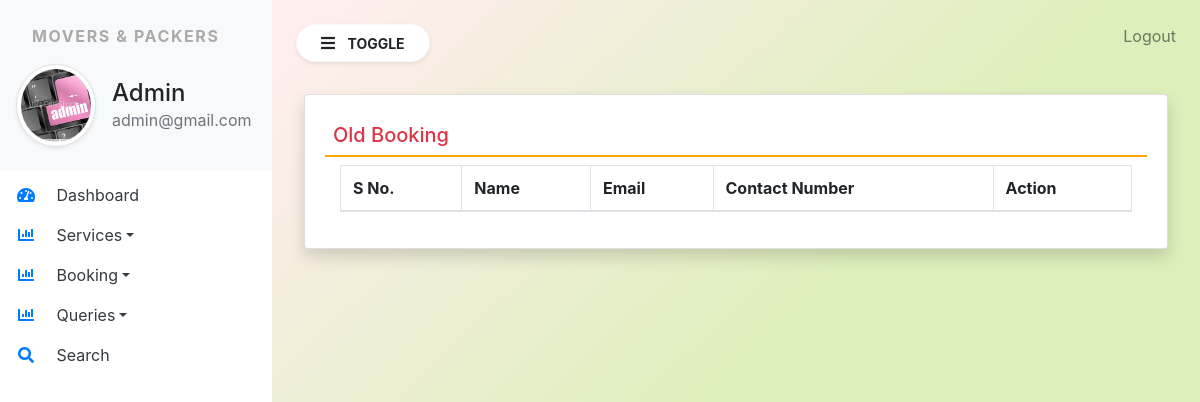
/old_booking (signed in), run on an earlier commit of the app's database.
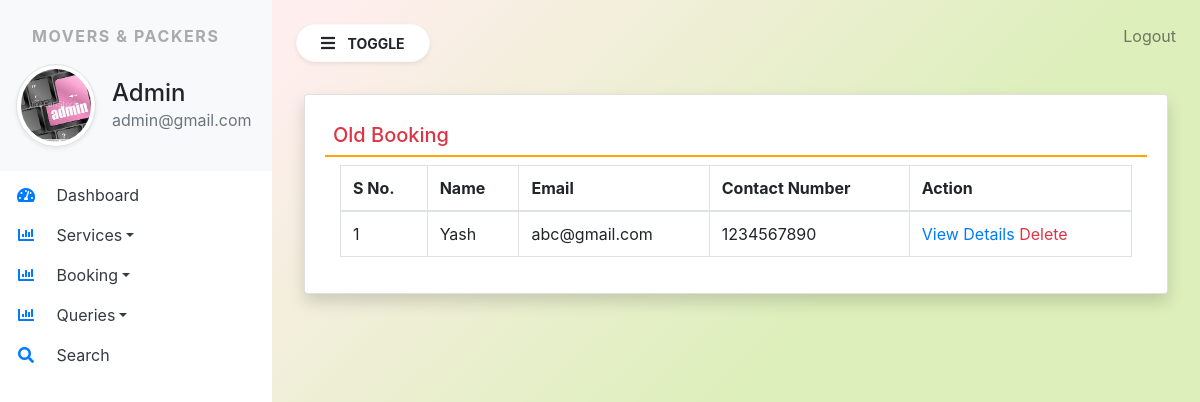
And on a later commit of the database.
### moverspackers/models.py (models this page shows, shortened)
class SiteUser(models.Model):
    name = models.CharField(max_length=100,null=True)
    email = models.CharField(max_length=100,null=True)
    mobile = models.CharField(max_length=15,null=True)
    location = models.CharField(max_length=200,null=True)
    shiftinglocation = models.CharField(max_length=200,null=True)
    shiftingdate = models.DateField(max_length=200,null=True)
    briefitems = models.CharField(max_length=100,null=True)
    items = models.CharField(max_length=3000,null=True)
    requestdate = models.DateField(null=True)
    remark = models.CharField(max_length=500,null=True)
    status = models.CharField(max_length=30,null=True)
    updationdate = models.DateField(null=True)

### moverspackers/views.py (the view)
# urls.py: path('old_booking',old_booking,name="old_booking"),
def old_booking(request):
    if not request.user.is_authenticated:
        return redirect('admin_login')
    booking = SiteUser.objects.filter(status = '1')
    return render(request,'old_booking.html',locals())

### moverspackers/templates/old_booking.html
{% extends 'admin_base.html' %}
{% block main %}
<div class="card shadow m-2">
    <div class="card-body">
        <h5 class="p-2 text-danger" style="border-bottom: 2px solid orange;">Old Booking </h5>
        <div class="container-fluid">
            <table class="table table-bordered" id="example">
                <thead>
                    <tr>
                     <th>S No.</th>
                     <th>Name</th>
                     <th>Email</th>
                     <th>Contact Number</th>
                     <th>Action</th>
                    </tr>
                </thead>
                <tbody>
                   {% for i in booking %}
                   <tr>
                       <td>{{forloop.counter}}</td>
                       <td>{{i.name}}</td>
                       <td>{{i.email}}</td>
                       <td>{{i.mobile}}</td>
                       <td><a href="{% url 'view_bookingdetail' i.id  %}">View Details</a>
                    <a href="{% url 'delete_booking' i.id %}" class="text-danger" onclick="return confirm('Are you sure?')">Delete</a>
                   </tr>
                   {% endfor %}
                </tbody>
            </table>
        </div>
    </div>
</div>
{% endblock %}

### moverspackers/templates/admin_base.html (shortened to what this page needs)
{% load static %}
<html>
<head>
  <link rel="stylesheet" href="https://cdn.jsdelivr.net/npm/bootstrap@4.6.1/dist/css/bootstrap.min.css">
  <link rel="stylesheet" href="{% static 'css/sidebar.css' %}">
  <link rel="stylesheet" href="https://use.fontawesome.com/releases/v5.7.0/css/all.css">
<link rel="stylesheet" href="https://cdn.datatables.net/1.11.4/css/jquery.dataTables.min.css">
<link rel="stylesheet" href="https://cdn.datatables.net/buttons/2.2.2/css/buttons.dataTables.min.css">
</head>
<body>
    <div class="bg-white vertical-nav" id="sidebar">
        <div class="bg-light py-4 px-3 mb-1">
            <p class="font-weight-bold text-uppercase px-3 sidebar-title">Movers & Packers</p>
            <div class="media d-flex align-items-center">
                <img src="{% static 'images/admin.jpg' %}" alt="" width="80px" height="80px" class="mr-3 rounded-circle img-thumbnail shadow-sm">
                <div class="media-body">
                    <h4 class="mb-0">Admin</h4>
                    <p class="text-muted mb-0">{{request.user.email}}</p>
                </div>
            </div>
        </div>
        <ul class="nav flex-column bg-white">
            <li class="nav-item">
                <a href="{% url 'admin_home' %}" class="nav-link text-dark bg-white">
                    <i class="fas fa-tachometer-alt fa-fw mr-3 text-primary"></i>
                    Dashboard</a>
            </li>
            <li class="nav-item dropdown">
                <a href="#" class="dropdown-toggle nav-link text-dark bg-white" id='navbardrop' data-toggle='dropdown'>
                    <i class="fas fa-chart-bar fa-fw mr-3 text-primary"></i>
                    Services</a>
            </li>
            <li class="nav-item dropdown">
                <a href="#" class="dropdown-toggle nav-link text-dark bg-white" id='navbardrop' data-toggle='dropdown'>
                    <i class="fas fa-chart-bar fa-fw mr-3 text-primary"></i>
                    Booking</a>
            </li>
            <li class="nav-item dropdown">
                <a href="#" class="dropdown-toggle nav-link text-dark bg-white" id='navbardrop' data-toggle='dropdown'>
                    <i class="fas fa-chart-bar fa-fw mr-3 text-primary"></i>
                    Queries</a>
            </li>
            <li class="nav-item">
                <a href="{% url 'search' %}" class="nav-link text-dark bg-white">
                    <i class="fa fa-search fa-fw mr-3 text-primary"></i>
                    Search</a>
            </li>
        </ul>
    </div>
    <div class="page-content p-4" id="content">
        <a href="{% url 'logout' %}" title="logout" class="text-black-50 float-right">Logout</a>
        <button id="sidebarCollapse" type="button" class="btn btn-light bg-white rounded-pill shadow-sm px-4 mb-4">
            <i class="fas fa-bars mr-2"></i>
            <small class="text-uppercase font-weight-bold">Toggle</small></button>
        {% block main %}
        {% endblock %}
    </div>
</body>
</html>

### moverspackers/static/css/sidebar.css (style rules this page uses)
.sidebar-title { letter-spacing: 0.1em; color: #aaa; }
body { background-image: linear-gradient(135.9deg,rgb(255, 238, 238) 16.4%,rgba(221, 239, 187, 1) 56.1%); min-height: 100vh; }
.vertical-nav { min-width: 17rem; width: 17rem; height: 100vh; position: fixed; top: 0; left: 0; transition: all 0.4s; }
.page-content { width: calc(100%-17rem); margin-left: 17rem; transition: all 0.4s; }

What changed in the data, as far as the page shows it:
added SiteUser: name "Yash", email "abc@gmail.com", mobile "1234567890"
